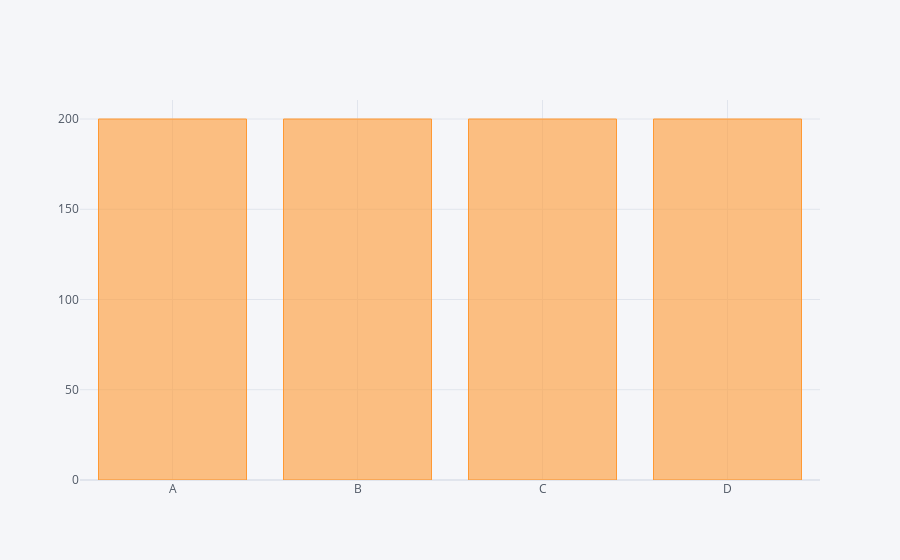

Notebook cell for this chart:
### Code cell
# count each column in df dataframe and plot bar graphs
print(df.count().iplot(kind='bar'))

### Figure 1 — Plotly figure (JSON) as saved in the notebook; plotly's stock layout.template omitted (floating-point values rounded to 4 significant figures)
{"data": [{"marker": {"color": "rgba(255, 153, 51, 0.6)", "line": {"color": "rgba(255, 153, 51, 1.0)", "width": 1}}, "name": "None", "orientation": "v", "text": "", "type": "bar", "x": ["A", "B", "C", "D"], "y": [200, 200, 200, 200]}], "layout": {"legend": {"bgcolor": "#F5F6F9", "font": {"color": "#4D5663"}}, "paper_bgcolor": "#F5F6F9", "plot_bgcolor": "#F5F6F9", "title": {"font": {"color": "#4D5663"}}, "xaxis": {"gridcolor": "#E1E5ED", "showgrid": true, "tickfont": {"color": "#4D5663"}, "title": {"font": {"color": "#4D5663"}, "text": ""}, "zerolinecolor": "#E1E5ED"}, "yaxis": {"gridcolor": "#E1E5ED", "showgrid": true, "tickfont": {"color": "#4D5663"}, "title": {"font": {"color": "#4D5663"}, "text": ""}, "zerolinecolor": "#E1E5ED"}}}
